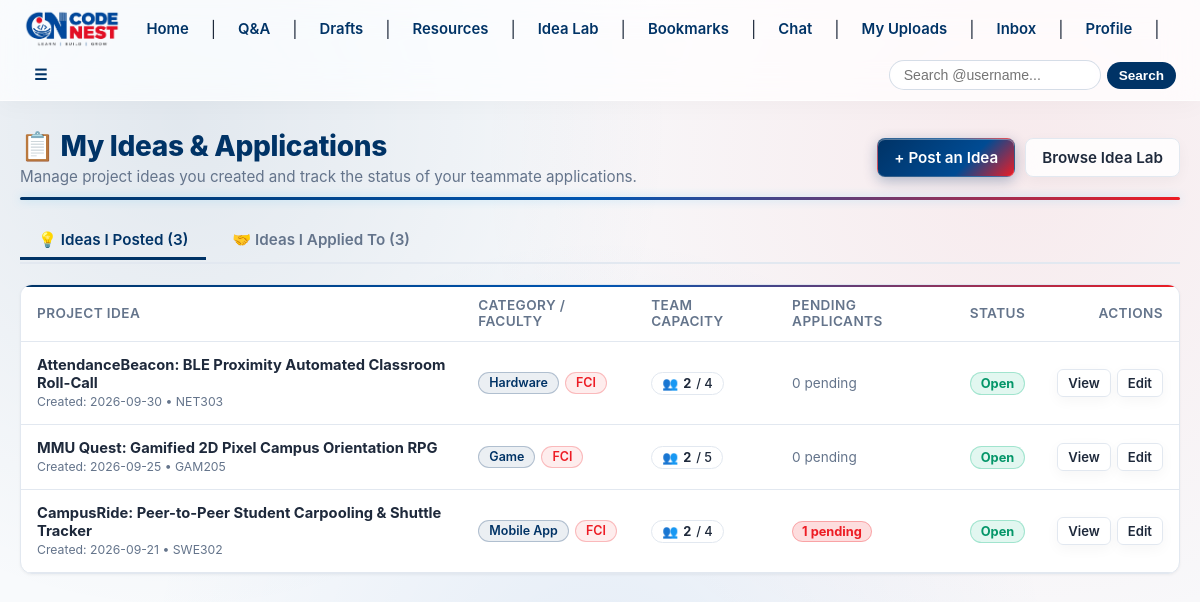
The app's page /ideas/my-ideas (signed in) with its own data.
### models.py (models this page shows, shortened)
class Idea(db.Model):
    __tablename__ = 'ideas'
    id = db.Column(db.Integer, primary_key=True)
    title = db.Column(db.String(200), nullable=False)
    description = db.Column(db.Text, nullable=False)
    category = db.Column(db.String(50), nullable=False)
    faculty = db.Column(db.String(10), nullable=False)
    course_code = db.Column(db.String(20), nullable=True)
    course_name = db.Column(db.String(150), nullable=True)
    academic_year = db.Column(db.String(20), nullable=True)
    semester = db.Column(db.String(20), nullable=True)
    max_members = db.Column(db.Integer, nullable=False, default=4)
    is_full = db.Column(db.Boolean, nullable=False, default=False)
    is_open = db.Column(db.Boolean, nullable=False, default=True)
    owner_id = db.Column(db.Integer, db.ForeignKey('users.id', name='fk_ideas_owner_id', ondelete='CASCADE'), nullable=False)
    created_at = db.Column(db.DateTime, default=lambda: datetime.now(timezone.utc))
    updated_at = db.Column(db.DateTime, default=lambda: datetime.now(timezone.utc), onupdate=lambda: datetime.now(timezone.utc))
    owner = db.relationship('User', backref=db.backref('ideas', lazy=True, cascade='all, delete-orphan'))
    interests = db.relationship('IdeaInterest', backref=db.backref('idea', lazy=True), cascade='all, delete-orphan', lazy=True)
    @property
    def accepted_members_count(self):
        accepted_count = sum(1 for i in self.interests if i.status == 'accepted')
        return 1 + accepted_count
    @property
    def is_group_complete(self):
        return self.is_full or (self.accepted_members_count >= self.max_members)

class IdeaInterest(db.Model):
    __tablename__ = 'idea_interests'
    __table_args__ = (
        db.UniqueConstraint('idea_id', 'user_id', name='uq_idea_user_interest'),
    )
    id = db.Column(db.Integer, primary_key=True)
    idea_id = db.Column(db.Integer, db.ForeignKey('ideas.id', name='fk_idea_interests_idea_id', ondelete='CASCADE'), nullable=False)
    user_id = db.Column(db.Integer, db.ForeignKey('users.id', name='fk_idea_interests_user_id', ondelete='CASCADE'), nullable=False)
    message = db.Column(db.String(500), nullable=True)
    status = db.Column(db.String(20), default='pending', nullable=False)  # 'pending', 'accepted', 'rejected'
    created_at = db.Column(db.DateTime, default=lambda: datetime.now(timezone.utc))
    responded_at = db.Column(db.DateTime, nullable=True)
    user = db.relationship('User', backref=db.backref('idea_interests', lazy=True, cascade='all, delete-orphan'))

### app.py (the view)
@app.route('/ideas/my-ideas')
@login_required
def my_ideas():
    active_tab = request.args.get('tab', 'posted')
    if active_tab not in ['posted', 'applied']:
        active_tab = 'posted'
    posted_ideas = Idea.query.filter_by(owner_id=current_user.id).order_by(Idea.created_at.desc()).all()
    applied_interests = IdeaInterest.query.filter_by(user_id=current_user.id).order_by(IdeaInterest.created_at.desc()).all()
    return render_template(
        'ideas/my_ideas.html',
        active_tab=active_tab,
        posted_ideas=posted_ideas,
        applied_interests=applied_interests
    )

### app.py (called while the page is built, shortened)
@login_manager.user_loader
def load_user(user_id):
    return db.session.get(User, int(user_id))

@app.context_processor
def inject_global_vars():
    return {
        'app_name': 'CodeNest',
        'current_year': datetime.now(timezone.utc).year
    }

@app.context_processor
def inject_global_vars():
    return dict(app_name="Codenest")

@app.before_request
def check_account_restrictions():
    if current_user.is_authenticated:
        try:
            db.session.refresh(current_user)
        except Exception:
            pass
        is_restricted = False
        message = ""
        if current_user.is_banned:
            is_restricted = True
            message = "This account has been permanently banned from CodeNest."
        else:
            is_susp, susp_date, susp_reason = current_user.get_suspension_status()
            if is_susp:
                is_restricted = True
                date_str = susp_date.strftime('%Y-%m-%d %H:%M UTC') if hasattr(susp_date, 'strftime') else str(susp_date)
                reason_str = f" Reason: {susp_reason}" if susp_reason else ""
                message = f"Your account is temporarily suspended until {date_str}.{reason_str}"

@app.after_request
def set_security_cache_headers(response):
    content_type = response.headers.get('Content-Type', '')
    if 'text/html' in content_type or current_user.is_authenticated:
        response.headers['Cache-Control'] = 'no-store, no-cache, must-revalidate, post-check=0, pre-check=0, max-age=0'
        response.headers['Pragma'] = 'no-cache'
        response.headers['Expires'] = '-1'
    return response

### models.py (called while the page is built, shortened)
    def is_suspended(self):
        return False

    def get_suspension_status(self):
        if self.is_suspended():
            return True, self.suspended_until, self.suspension_reason
        return False, None, None

    @property
    def unread_warnings_count(self):
        return sum(1 for w in self.warnings_received if not w.is_read)

    @property
    def unread_notifications_count(self):
        return Notification.query.filter_by(user_id=self.id, is_read=False).count()

    @property
    def total_unread_chats_count(self):
        return ChatMessage.query.filter_by(recipient_id=self.id, is_read=False).count()

### templates/ideas/my_ideas.html (shortened to what this page needs)
{% extends "base.html" %}
{% block content %}
<div class="idea-container">
    <div class="idea-brand-header">
        <div>
            <h2 style="margin: 0; color: var(--primary-blue); font-size: 1.75rem; font-weight: 800;">📋 My Ideas &amp; Applications</h2>
            <p style="margin: 4px 0 0 0; color: var(--text-muted); font-size: 0.95rem;">
                Manage project ideas you created and track the status of your teammate applications.
            </p>
        </div>
        <div style="display: flex; align-items: center; gap: 10px; flex-wrap: wrap;">
            <a href="{{ url_for('idea_post') }}" class="btn btn-primary" style="font-size: 0.95rem;">
                + Post an Idea
            </a>
            <a href="{{ url_for('ideas_index') }}" class="btn btn-secondary" style="font-size: 0.95rem;">
                Browse Idea Lab
            </a>
        </div>
    </div>
    <div class="idea-tabs">
        <a class="idea-tab-link {% if active_tab == 'posted' %}active{% endif %}" href="{{ url_for('my_ideas', tab='posted') }}">
            💡 Ideas I Posted ({{ posted_ideas|length }})
        </a>
        <a class="idea-tab-link {% if active_tab == 'applied' %}active{% endif %}" href="{{ url_for('my_ideas', tab='applied') }}">
            🤝 Ideas I Applied To ({{ applied_interests|length }})
        </a>
    </div>
    {% if active_tab == 'posted' %}
        {% if posted_ideas %}
            <div class="idea-table-card">
                <table class="idea-table">
                    <thead>
                        <tr>
                            <th>Project Idea</th>
                            <th>Category / Faculty</th>
                            <th>Team Capacity</th>
                            <th>Pending Applicants</th>
                            <th>Status</th>
                            <th style="text-align: right;">Actions</th>
                        </tr>
                    </thead>
                    <tbody>
                        {% for idea in posted_ideas %}
                            <tr>
                                <td>
                                    <a href="{{ url_for('idea_detail', idea_id=idea.id) }}" style="font-weight: 700; color: var(--text-color); text-decoration: none;">
                                        {{ idea.title }}
                                    </a>
                                    <br>
                                    <small style="color: var(--text-muted);">
                                        Created: {{ idea.created_at.strftime('%Y-%m-%d') if idea.created_at else 'N/A' }}
                                        {% if idea.course_code %} &bull; {{ idea.course_code }}{% endif %}
                                    </small>
                                </td>
                                <td>
                                    <div class="idea-badges">
                                        <span class="idea-badge idea-badge--category">{{ idea.category }}</span>
                                        <span class="idea-badge idea-badge--faculty">{{ idea.faculty }}</span>
                                    </div>
                                </td>
                                <td>
                                    <span class="idea-stat-badge">
                                        👥 <strong>{{ idea.accepted_members_count }}</strong> / {{ idea.max_members }}
                                    </span>
                                </td>
                                <td>
                                    {% set pending_count = idea.interests|selectattr('status', 'equalto', 'pending')|list|length %}
                                    {% if pending_count > 0 %}
                                        <span style="background: rgba(237, 28, 36, 0.15); color: var(--primary-red); border: 1px solid rgba(237, 28, 36, 0.3); border-radius: 9999px; padding: 2px 9px; font-size: 0.8rem; font-weight: 700;">
                                            {{ pending_count }} pending
                                        </span>
                                    {% else %}
                                        <span style="color: var(--text-muted); font-size: 0.85rem;">0 pending</span>
                                    {% endif %}
                                </td>
                                <td>
                                    {% if not idea.is_open %}
                                        <span class="idea-stat-badge--closed">Closed</span>
                                    {% elif idea.is_group_complete %}
                                        <span class="idea-stat-badge--full">Team Full</span>
                                    {% else %}
                                        <span class="idea-stat-badge--open">Open</span>
                                    {% endif %}
                                </td>
                                <td style="text-align: right;">
                                    <div style="display: inline-flex; gap: 6px;">
                                        <a href="{{ url_for('idea_detail', idea_id=idea.id) }}" class="btn btn-secondary btn-sm">View</a>
                                        <a href="{{ url_for('idea_edit', idea_id=idea.id) }}" class="btn btn-secondary btn-sm">Edit</a>
                                    </div>
                                </td>
                            </tr>
                        {% endfor %}
                    </tbody>
                </table>
            </div>
        {% endif %}
    {% endif %}
</div>
{% endblock %}

### templates/base.html (style rules this page uses)
* { box-sizing: border-box; }
body { font-family: -apple-system, BlinkMacSystemFont, "Segoe UI", Roboto, "Helvetica Neue", Arial, sans-serif; margin: 0; padding: 0; color: #0f172a; background: radial-gradient(circle at 15% 15%, rgba(0, 51, 102, 0.09) 0%, transparent 40%), radial-gradient(circle at 85% 20%, rgba(237, 28, 36, 0.07) 0%, transparent 45%), radial-gradient(circle at 50% 85%, rgba(0, 79, 182, 0.08) 0%, transparent 50%), #f6f8fc; background-attachment: fixed; min-height: 100vh; }
.content-wrap h2 { color: #003366; letter-spacing: -0.3px; }
.btn-primary { background: linear-gradient(135deg,#003366,#004FB6); color: #fff; box-shadow: 0 6px 20px rgba(0,51,102,0.28); }
.btn-secondary { background: rgba(255,255,255,0.75); color: #003366; border: 1px solid rgba(255,255,255,0.9); box-shadow: 0 4px 14px rgba(0,0,0,0.04); }

### templates/qa/_qa_styles.html (style rules this page uses)
:root { --primary-blue: #003366; --primary-blue-hover: #002244; --primary-blue-subtle: rgba(0, 51, 102, 0.08); --primary-red: #ED1C24; --primary-red-hover: #C9141B; --primary-red-subtle: rgba(237, 28, 36, 0.08); --brand-gradient: linear-gradient(135deg, #003366 0%, #004b93 65%, #ED1C24 100%); --brand-gradient-hover: linear-gradient(135deg, #004080 0%, #005bb3 60%, #ff2b34 100%); --brand-accent-line: linear-gradient(90deg, #003366 0%, #0056b3 50%, #ED1C24 100%); --text-color: #1e293b; --text-muted: #64748b; --bg-color: #f8fafc; --surface-card: #ffffff; --surface-glass: rgba(255, 255, 255, 0.82); --border-color: #e2e8f0; --border-card: #e2e8f0; --shadow-sm: 0 1px 3px rgba(0, 0, 0, 0.05); --shadow-md: 0 4px 14px -2px rgba(0, 51, 102, 0.1), 0 2px 6px -1px rgba(237, 28, 36, 0.05); --shadow-lg: 0 14px 30px -4px rgba(0, 51, 102, 0.15), 0 4px 12px -2px rgba(237, 28, 36, 0.08); --code-bg: #0f172a; --code-text: #e2e8f0; --code-border: #334155; }
html, body { background-color: var(--bg-color); color: var(--text-color); transition: background-color 0.25s ease, color 0.25s ease; }
.btn { display: inline-flex; align-items: center; justify-content: center; gap: 6px; padding: 8px 16px; border-radius: 8px; font-size: 0.92rem; font-weight: 600; text-decoration: none; cursor: pointer; border: 1px solid transparent; transition: all 0.2s ease; line-height: 1.4; font-family: inherit; }
.btn-primary { background: var(--brand-gradient) !important; color: #ffffff !important; border: 1px solid rgba(255, 255, 255, 0.2) !important; box-shadow: 0 4px 14px rgba(0, 51, 102, 0.3), inset 0 1px 0 rgba(255, 255, 255, 0.35) !important; }
.btn-secondary { background: var(--surface-glass) !important; color: var(--text-color) !important; border: 1px solid var(--border-color) !important; backdrop-filter: blur(10px) !important; -webkit-backdrop-filter: blur(10px) !important; }
.btn-sm { padding: 4px 10px; font-size: 0.82rem; border-radius: 6px; }

### records on screen
Idea: title "AttendanceBeacon: BLE Proximity Automated Classroom Roll-Call", created_at "2026-09-30", course_code "NET303", category "Hardware", faculty "FCI", accepted_members_count "2", max_members "4", shows "0 pending", is_open "Open"
Idea: title "MMU Quest: Gamified 2D Pixel Campus Orientation RPG", created_at "2026-09-25", course_code "GAM205", category "Game", faculty "FCI", accepted_members_count "2", max_members "5", shows "0 pending", is_open "Open"
Idea: title "CampusRide: Peer-to-Peer Student Carpooling & Shuttle Tracker", created_at "2026-09-21", course_code "SWE302", category "Mobile App", faculty "FCI", accepted_members_count "2", max_members "4", pending_count "1", is_open "Open"

### other values on screen
{{ posted_ideas|length }} "3"
{{ applied_interests|length }} "3"
